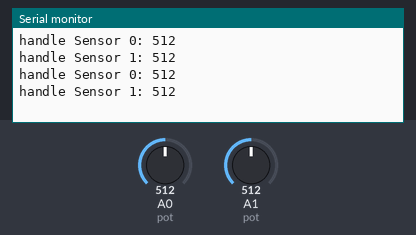
Simulated run of this sketch. Board: Arduino Nano, built with avr-gcc and run on an emulated ATmega328P. Parts: the last lines printed to the serial monitor. Inputs (shaded band) come from the test bench; at power-on: A0 (pot) = 512, A1 (pot) = 512.

Above: at 1.8 s.
1.9 s: A0 (pot) set to 716
At 2.8 s:
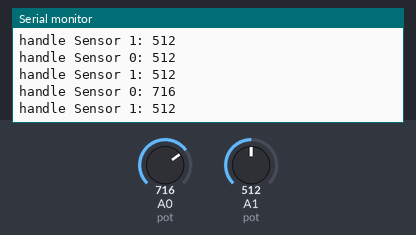
3.4 s: A1 (pot) set to 716
At 4.7 s:
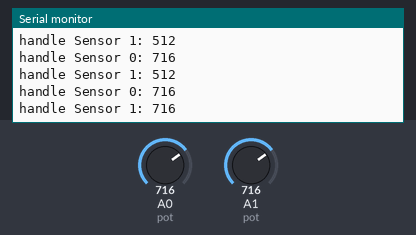
4.9 s: A0 (pot) set to 900
At 5.9 s:
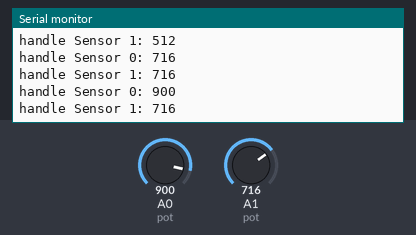
6.4 s: A1 (pot) set to 900
At 7.9 s:
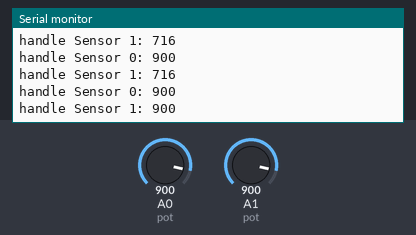
Timing chart, 0 to 8.9 s (numbered marks = the images above; inputs shaded):
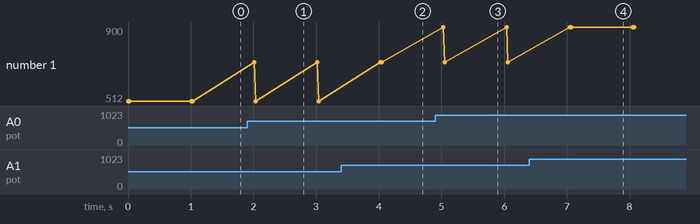

The sketch:

comm_sender2.ino
```cpp
#include <SoftwareSerial.h>
SoftwareSerial mySerial(5, 6); //RX, TX, These pins will be used to send the data to another Arduino

void setup()
{
  Serial.begin(9600);
  mySerial.begin(9600);
}

void loop()
{
  unsigned int ValSensor0 = analogRead(A0); //R1 pot
  unsigned int ValSensor1 = analogRead(A1); // R2 pot

  //read figures in serial monitor
  Serial.print("handle Sensor 0: ");
  Serial.println(ValSensor0, DEC);
  Serial.print("handle Sensor 1: ");
  Serial.println(ValSensor1, DEC);
  //--send R1 value to NANO------
  mySerial.write(0x01); //R1 Pot Data is next one
  mySerial.print(ValSensor0, DEC);
  mySerial.write(0x02);  //end-of-message
  delay(1000);
}
```

Measured:
- after the input at 1.9 s, the serial monitor: prints a new line after 0.11 s (image 1)
- after the input at 3.4 s, the serial monitor: prints a new line after 0.65 s (image 2)
- after the input at 4.9 s, the serial monitor: prints a new line after 0.13 s (image 3)
- after the input at 6.4 s, the serial monitor: prints a new line after 0.67 s (image 4)
